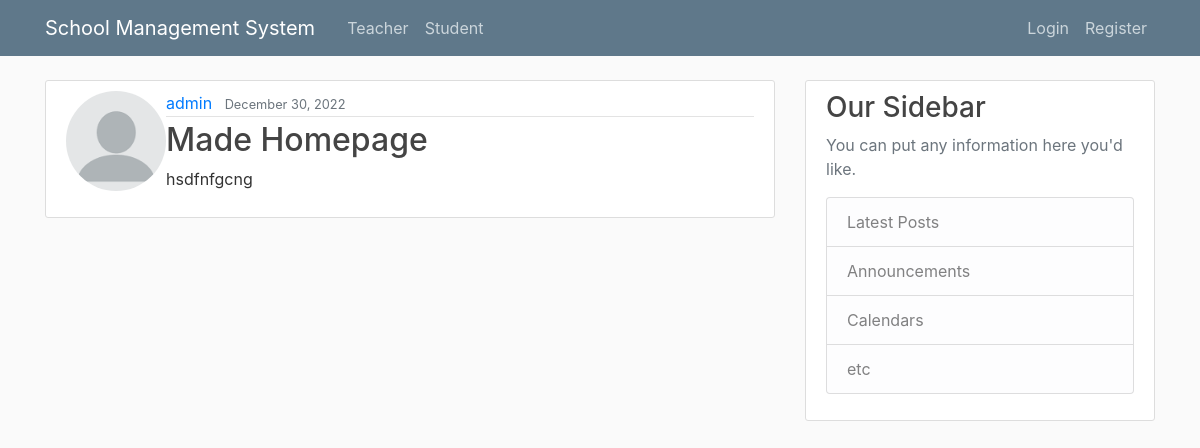
/school/anno/1, run on the app's committed database.
### school/models.py (models this page shows, shortened)
class Announcement(models.Model):
    anno_title = models.CharField(max_length=100)
    anno_content = models.TextField()
    anno_date = models.DateTimeField(default=timezone.now)
    auther_name = models.ForeignKey(User, null=True, on_delete=models.SET_NULL)

### users/models.py (models this page shows, shortened)
class Profile(models.Model):
    user = models.OneToOneField(User, on_delete=models.CASCADE)
    image = models.ImageField(default='default.jpg', upload_to='profile_pics')

### school/views.py (the view)
# urls.py: path('anno/<int:pk>', views.AnnoDetailView.as_view(), name='anno_detail'),
class AnnoDetailView(generic.DetailView):
    template_name = 'school/anno_detail.html'
    model = Announcement

### school/templates/school/anno_detail.html (shortened to what this page needs)
{% extends "base_generic.html" %}
{% block content %}
    <article class="media content-section">
        <img class="rounded-circle aritcle-img" src="{{ object.auther_name.profile.image.url }}" width="100" height="100">
        <div class="media-body">
        <div class="article-metadata">
            <a class="mr-2" href="#">{{ object.auther_name }}</a>
            <small class="text-muted">{{ object.anno_date|date:"F d, Y" }}</small>
        </div>
        <h2 class="article-title">{{ object.anno_title }}</h2>
        <p class="article-content">{{ object.anno_content }}</p>
        </div>
    </article>
{% endblock %}

### school/static/css/main.css (style rules this page uses)
body { background: #fafafa; color: #333333; margin-top: 5rem; }
h1, h2, h3, h4, h5, h6 { color: #444444; }
.content-section { background: #ffffff; padding: 10px 20px; border: 1px solid #dddddd; border-radius: 3px; margin-bottom: 20px; }
.article-title { color: #444444; }
.article-content { white-space: pre-line; }
.article-metadata { padding-bottom: 1px; margin-bottom: 4px; border-bottom: 1px solid #e3e3e3 }

### data on the page
Announcement: auther_name.profile.image (picture), auther_name "admin", anno_date "December 30, 2022", anno_title "Made Homepage", anno_content "hsdfnfgcng"
